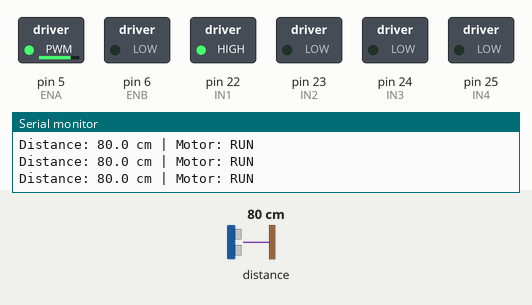
This sketch was run on a simulated Arduino Mega 2560, built with avr-gcc and run on an emulated ATmega2560. Shown: switched loads named in the sketch (green lamp = pin HIGH), the last lines printed to the serial monitor. The inputs (shaded band) are chosen by the test bench; at power-on: distance to the obstacle 80 cm.

Above: at 1.2 s.
1.3 s: distance to the obstacle set to 34 cm
3.9 s: distance to the obstacle set to 27 cm
At 4.7 s:
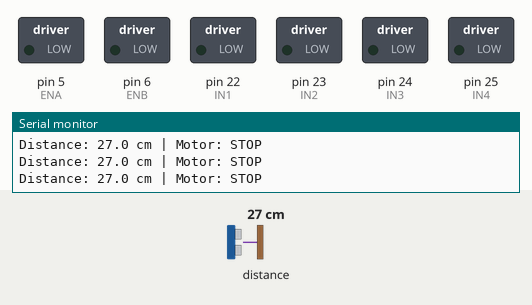
5.9 s: distance to the obstacle set to 35 cm
At 8.1 s:
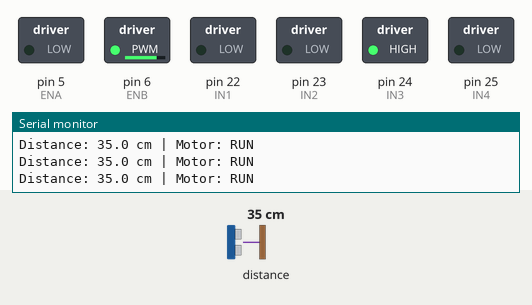
8.4 s: distance to the obstacle set to 2 cm
At 9.4 s:
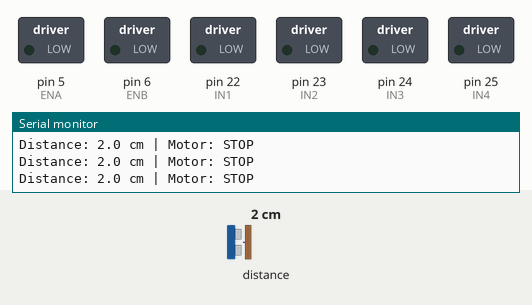
9.9 s: distance to the obstacle set to 60 cm
At 11.2 s:
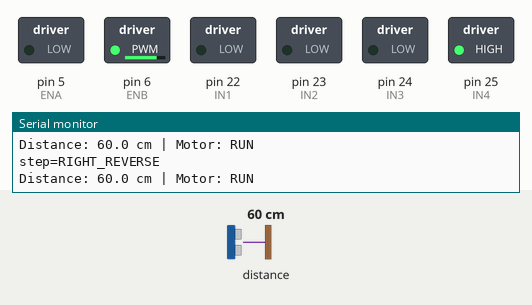
12.9 s: distance to the obstacle set to 4 cm
At 12.9 s:
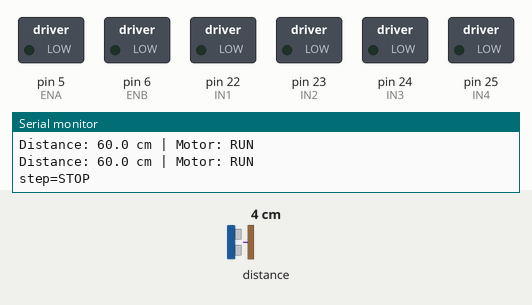
Timing chart, 0 to 15.4 s (numbered marks = the images above; inputs shaded):
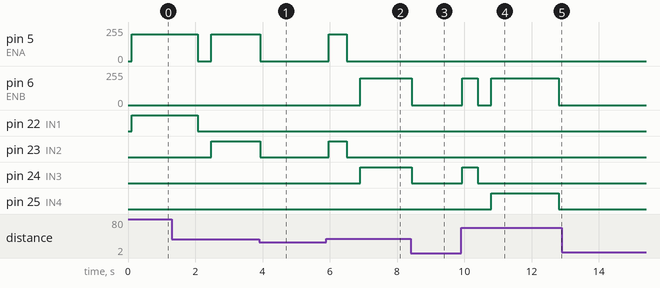

The sketch:

ready.ino
```cpp
// Ready: Mega 2560 + L298N + two DC motors + front VL53L0X.
// Repeat left forward, left reverse, right forward, right reverse.
// At 300 mm or less, stop BOTH motors. Resume the same step above 300 mm.
// Keep the wheels off the floor during this practice.
#include <Wire.h>
#include <VL53L0X.h>

const byte ENA = 5, IN1 = 22, IN2 = 23;
const byte ENB = 6, IN3 = 24, IN4 = 25;
const bool LEFT_INVERT = false;   // Set true if the left wheel runs backward.
const bool RIGHT_INVERT = false;  // Set true if the right wheel runs backward.
const byte TEST_PWM = 200;        // Use the PWM value confirmed for your motor.

const uint16_t STOP_DISTANCE_MM = 300;
const unsigned long RANGE_INTERVAL_MS = 75;
const unsigned long RETRY_INTERVAL_MS = 1000;

// A short stop between directions reduces abrupt reversing.
const int8_t LEFT_DIR[8]  = { 1, 0, -1, 0,  0, 0,  0, 0 };
const int8_t RIGHT_DIR[8] = { 0, 0,  0, 0,  1, 0, -1, 0 };
const uint16_t STEP_MS[8] = { 2000, 400, 2000, 400,
                              2000, 400, 2000, 400 };

VL53L0X sensor;
bool sensorReady = false;
bool distanceValid = false;
uint16_t distanceMm = 0;
unsigned long lastInitAttemptMs = 0;
unsigned long lastRangeMs = 0;
unsigned long lastLoopMs = 0;
unsigned long lastReportMs = 0;
unsigned long stepElapsedMs = 0;
byte stepIndex = 0;
int8_t appliedLeft = 2, appliedRight = 2; // Force the first motor update.
bool lastBlocked = true;
byte lastPrintedStep = 255;

void writeMotor(byte en, byte inA, byte inB, int8_t direction, bool invert) {
  if (invert) direction = -direction;
  analogWrite(en, 0);
  digitalWrite(inA, direction > 0 ? HIGH : LOW);
  digitalWrite(inB, direction < 0 ? HIGH : LOW);
  analogWrite(en, direction == 0 ? 0 : TEST_PWM);
}

void drive(int8_t left, int8_t right) {
  if (left == appliedLeft && right == appliedRight) return;
  writeMotor(ENA, IN1, IN2, left, LEFT_INVERT);
  writeMotor(ENB, IN3, IN4, right, RIGHT_INVERT);
  appliedLeft = left;
  appliedRight = right;
}

void startSensor() {
  lastInitAttemptMs = millis();
  distanceValid = false;
  drive(0, 0);
  sensorReady = sensor.init();
  if (!sensorReady) {
    Serial.println(F("VL53L0X missing: both motors stopped"));
    return;
  }
  sensor.startContinuous(RANGE_INTERVAL_MS);
  lastRangeMs = millis();
  Serial.println(F("VL53L0X ready; waiting for a valid distance"));
}

void updateDistance() {
  if (!sensorReady) {
    if (millis() - lastInitAttemptMs >= RETRY_INTERVAL_MS) startSensor();
    return;
  }
  if (millis() - lastRangeMs < RANGE_INTERVAL_MS) return;
  lastRangeMs = millis();
  uint16_t mm = sensor.readRangeContinuousMillimeters();
  if (sensor.timeoutOccurred()) {
    sensorReady = false; // Retry initialization; keep the motors stopped.
    distanceValid = false;
    return;
  }
  if (mm == 0 || mm == 65535) {
    distanceValid = false;
    return;
  }
  distanceMm = mm;
  distanceValid = true;
}

void printStep() {
  Serial.print(F("step="));
  switch (stepIndex) {
    case 0: Serial.println(F("LEFT_FORWARD")); break;
    case 1: Serial.println(F("STOP")); break;
    case 2: Serial.println(F("LEFT_REVERSE")); break;
    case 3: Serial.println(F("STOP")); break;
    case 4: Serial.println(F("RIGHT_FORWARD")); break;
    case 5: Serial.println(F("STOP")); break;
    case 6: Serial.println(F("RIGHT_REVERSE")); break;
    default: Serial.println(F("STOP")); break;
  }
}

void setup() {
  pinMode(ENA, OUTPUT); pinMode(ENB, OUTPUT);
  pinMode(IN1, OUTPUT); pinMode(IN2, OUTPUT);
  pinMode(IN3, OUTPUT); pinMode(IN4, OUTPUT);
  drive(0, 0);
  Serial.begin(115200);
  Wire.begin(); // Mega: SDA=D20, SCL=D21.
  sensor.setTimeout(100);
  startSensor();
  lastLoopMs = millis();
}

void loop() {
  updateDistance();
  unsigned long now = millis();
  unsigned long elapsed = now - lastLoopMs;
  lastLoopMs = now;

  bool blocked = !sensorReady || !distanceValid || distanceMm <= STOP_DISTANCE_MM;
  if (blocked) {
    drive(0, 0);
  } else {
    stepElapsedMs += elapsed; // Time does not advance while blocked.
    if (stepElapsedMs >= STEP_MS[stepIndex]) {
      stepElapsedMs = 0;
      stepIndex = (stepIndex + 1) % 8;
    }
    drive(LEFT_DIR[stepIndex], RIGHT_DIR[stepIndex]);
  }

  if (blocked != lastBlocked || stepIndex != lastPrintedStep) {
    if (blocked) Serial.println(F("STOP: obstacle <= 30 cm or sensor error"));
    else printStep();
    lastBlocked = blocked;
    lastPrintedStep = stepIndex;
  }
  // Arduino IDE Serial Monitor: 115200 baud. Print a live reading every 0.2 s.
  if (now - lastReportMs >= 200) {
    lastReportMs = now;
    Serial.print(F("Distance: "));
    if (distanceValid) {
      Serial.print(distanceMm / 10);
      Serial.print('.');
      Serial.print(distanceMm % 10);
      Serial.print(F(" cm"));
    } else {
      Serial.print(F("SENSOR ERROR"));
    }
    Serial.print(F(" | Motor: "));
    Serial.println(blocked ? F("STOP") : F("RUN"));
  }
}
```

Measured:
- the behaviour switches between 31 and 30 cm on distance to the obstacle (found by bisection; images 0 and 1)
- after the input at 3.9 s, pin 5 (ENA): 200/255 → 0/255 after 0.03 s instead of 0.58 s; pin 6 (ENB): stays 0/255 (without the input it goes to 200/255 after 0.98 s); pin 23 (IN2): HIGH → LOW after 0.03 s instead of 0.58 s; pin 24 (IN3): stays LOW (without the input it goes to HIGH after 0.98 s)
- after the input at 5.9 s, pin 5 (ENA): 0/255 → 200/255 after 0.06 s, → 0/255 0.54 s later; pin 6 (ENB): 0/255 → 200/255 after 1.0 s; pin 23 (IN2): LOW → HIGH after 0.06 s, → LOW 0.54 s later; pin 24 (IN3): LOW → HIGH after 1.0 s
- after the input at 8.4 s, pin 24 (IN3): HIGH → LOW after 0.04 s instead of 0.50 s; pin 25 (IN4): stays LOW (without the input it goes to HIGH after 0.90 s)
- after the input at 9.9 s, pin 6 (ENB): 0/255 → 200/255 at once, → 0/255 0.47 s later, → 200/255 0.40 s later, → 0/255 2.0 s later; pin 24 (IN3): LOW → HIGH at once, → LOW 0.47 s later; pin 25 (IN4): LOW → HIGH after 0.90 s, → LOW 2.0 s later
- after the input at 12.9 s, pin 5 (ENA): stays 0/255 (without the input it goes to 200/255 after 0.30 s); pin 22 (IN1): stays LOW (without the input it goes to HIGH after 0.30 s)
